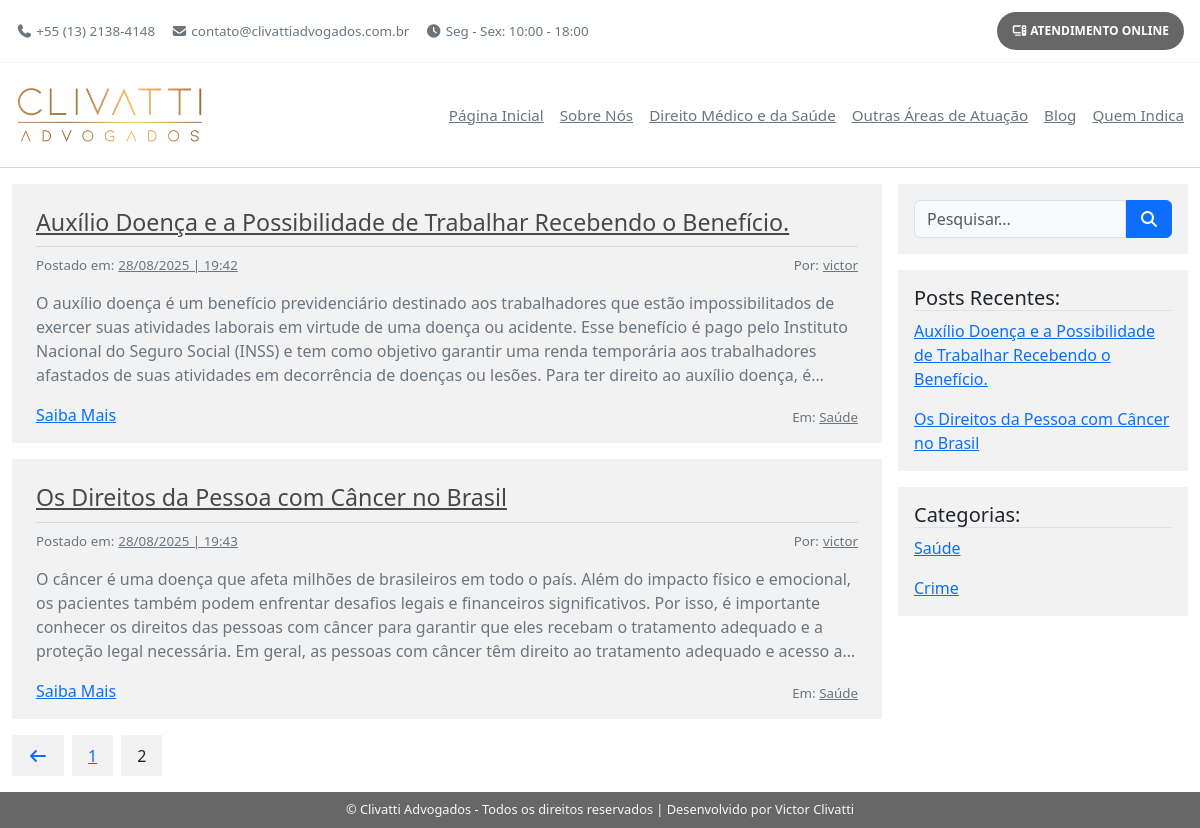
Screenshot of /blog/?page=2 with the database file from the repository.
### blog/models.py (models this page shows, shortened)
class Post(models.Model):
    title = models.CharField(max_length=255)
    content = models.TextField()
    author = models.ForeignKey(User, on_delete=models.CASCADE)
    category = models.ForeignKey(PostCategory, on_delete=models.CASCADE)
    created_at = models.DateTimeField(auto_now_add=True)

class User(AbstractUser):
    pass

class PostCategory(models.Model):
    name = models.CharField(max_length=255)
    created_at = models.DateTimeField(auto_now_add=True)

### blog/views.py (the view, shortened to what this page needs)
# urls.py: path("", views.Blog.as_view(), name="blog"),
class Blog(View):
    def get(self, request):
        categoria_id = request.GET.get("categoria")
        search_query = request.GET.get("q")
        page_number = request.GET.get("page", 1)  # pega a página da query string, padrão 1
        posts = models.Post.objects.all()
        if categoria_id:
            posts = posts.filter(category_id=categoria_id)
        if search_query:
            posts = posts.filter(title__icontains=search_query)
        paginator = Paginator(posts, 2)
        page_obj = paginator.get_page(page_number)  # retorna a página atual
        context = {
            "page_obj": page_obj,                  # objeto paginado
            "posts": page_obj.object_list,         # posts da página atual
            "categories": models.PostCategory.objects.all(),
            "categoria_id": categoria_id,
            "search_query": search_query,
        }
        return render(request, "blog/blog.html", context)

### blog/templates/blog/blog.html (shortened to what this page needs)
{% extends "base.html" %}
{% load static %}
{% block extra_css %}
    <link rel="stylesheet" href="{% static 'blog/css/blog.css' %}">
{% endblock %}
{% block main %}
    <div id="main" class="d-flex gap-3">
        <section id="posts">
            {% for post in posts %}
                <div class="post d-flex flex-column text-secondary">
                    <h2><a href="{% url 'post' post.pk %}">{{ post.title }}</a></h2>
                    <div class="d-flex justify-content-between">
                        <p class="d-flex gap-1">Postado em: <u>{{ post.created_at|date:"d/m/Y | H:i" }}</u></p>
                        <p class="d-flex gap-1">Por: <u>{{ post.author.username }}</u></p>
                    </div>
                    <p class="post-content">{{ post.content }}</p>
                    <div class="d-flex align-items-end justify-content-between">
                        <a href="{% url 'post' post.pk %}">Saiba Mais</a>
                        <p class="m-0">Em: <u class="p-0">{{ post.category.name }}</u></p>
                    </div>
                </div>
            {% endfor %}
            <div class="pagination d-flex gap-2 align-items-center">
                {% if page_obj.has_previous %}
                    <a href="?page={{ page_obj.previous_page_number }}"><i class="fa-solid fa-arrow-left" title="Página Anterior"></i></a>
                {% endif %}
                {% for num in page_obj.paginator.page_range %}
                    {% if num == page_obj.number %}
                        <span class="current-page">{{ num }}</span>
                    {% else %}
                        <a href="?page={{ num }}{% if categoria_id %}&categoria={{ categoria_id }}{% endif %}{% if search_query %}&q={{ search_query }}{% endif %}">{{ num }}</a>
                    {% endif %}
                {% endfor %}
            </div>
        </section>
        <section id="options" class="w-25">
            <div class="input-group mb-3 px-3 py-3" style="background-color: var(--secondary-color);">
                <form method="get" class="w-100 d-flex">
                    <input type="text" name="q" class="form-control rounded-end-0" placeholder="Pesquisar..." value="{{ request.GET.q }}">
                    <button type="submit" class="btn btn-primary rounded-start-0"><i class="fa-solid fa-magnifying-glass d-flex justify-content-center"></i></button>
                </form>
            </div>
            <div class="mb-3 px-3 py-3" style="background-color: var(--secondary-color);">
                <h3 class="fs-5 border-bottom">Posts Recentes:</h3>
                <ul class="d-flex flex-column gap-3 list-unstyled m-0">
                    {% for post in posts|slice:":6" %}
                        <li><a href="{% url 'post' post.pk %}">{{ post.title }}</a></li>
                    {% endfor %}
                </ul>
            </div>
            <div class="mb-3 px-3 py-3" style="background-color: var(--secondary-color);">
                <h3 class="fs-5 border-bottom">Categorias:</h3>
                <ul class="d-flex flex-column gap-3 list-unstyled m-0">
                    {% for category in categories %}
                        <li>
                            <a href="{% url 'blog' %}?categoria={{ category.id }}">{{ category.name }}</a>
                        </li>
                    {% endfor %}
                </ul>
            </div>
        </section>
    </div>
{% endblock %}

### static/css/base.css (style rules this page uses)
body { background-color: #fff; }

### blog/static/blog/css/blog.css (style rules this page uses)
h2 { max-width: 1175px; margin: 1rem auto 0; border-bottom: 1px solid var(--border); }

### static/css/variables.css (style rules this page uses)
:root { --bg: #fff; --main-color: #686767; --secondary-color: #F2F2F2; --font-family: 'Arial', sans-serif; --bs-body-bg: #f8f9fa; --border: #d8d8d8; --light-font: rgb(250, 248, 245); --dark-font: rgb(73, 72, 70); }

### rows the page displays
Post: title "Auxílio Doença e a Possibilidade de Trabalhar Recebendo o Benefício.", created_at|H "28/08/2025 | 19:42", author.username "victor", content "O auxílio doença é um benefício previdenciário destinado aos trabalhadores que estão impossibilitados de exercer suas atividades laborais em virtude de uma doença ou acidente. Esse benefício é pago pelo Instituto Nacional do Seguro Social (INSS) e tem como objetivo garantir uma renda temporária aos trabalhadores afastados de suas atividades em decorrência de doenças ou lesões. Para ter direito ao auxílio doença,…", category.name "Saúde"
Post: title "Os Direitos da Pessoa com Câncer no Brasil", created_at|H "28/08/2025 | 19:43", author.username "victor", content "O câncer é uma doença que afeta milhões de brasileiros em todo o país. Além do impacto físico e emocional, os pacientes também podem enfrentar desafios legais e financeiros significativos. Por isso, é importante conhecer os direitos das pessoas com câncer para garantir que eles recebam o tratamento adequado e a proteção legal necessária. Em geral, as pessoas com câncer têm direito ao tratamento adequado e acesso…", category.name "Saúde"
PostCategory: name "Saúde"
PostCategory: name "Crime"

### other values shown
{{ num }} "1"
{{ num }} "2"
